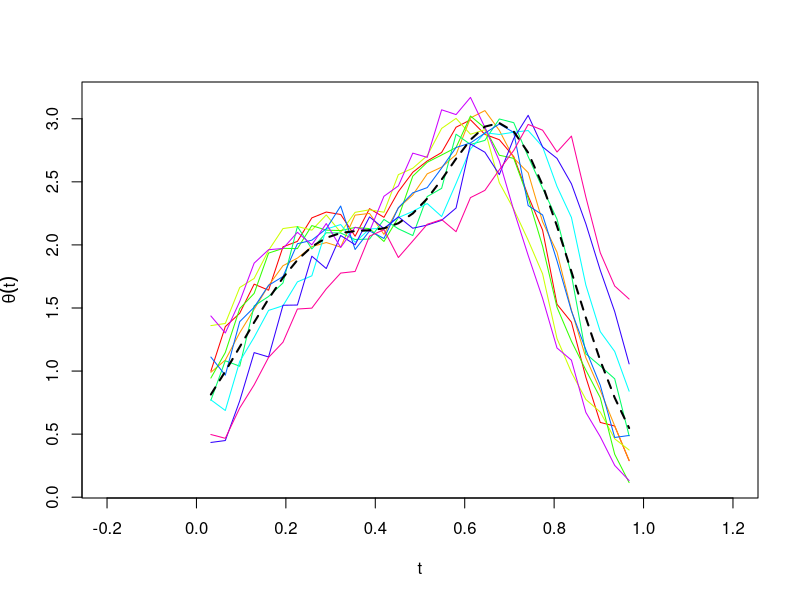

Source code (R): (Note: this script raises an error after producing the figure.)
## ---- chunk 1
# Number of samples
n <- 10 
# Number of observation points
m <- 30 

# Observation points
t <- seq(0, 1, length = m + 2)[2:(m + 1)] 

# Mean function
theta <- function(t) dnorm(t, mean = 0.3, sd = 0.2) + dnorm(t, mean = 0.7, sd = 0.15)

# Generate shifts
w <- runif(n, min = -0.1, max = 0.1)

# Generate data with random shifts
sigma <- 0.1
y <- lapply(w, function(w) {theta(t + w) + rnorm(m, sd = sigma)}) 
t <- lapply(1:n, function(x) t)

# Plot shifted curves
plot(0, 0, xlim = c(-0.2, 1.2), ylim = range(y), type = 'n', xlab = 't', ylab = expression(theta(t)))
for (i in 1:n) lines(t[[i]], y[[i]], col = rainbow(n)[i])
lines(t[[1]], theta(t[[1]]), lwd = 2, lty = 2)
## ---- chunk 2
# library(pavpop)
# Set up basis function
kts <- seq(-0.2, 1.2, length = 15)
basis_fct <- make_basis_fct(kts = kts, intercept = TRUE, order = 3, boundary = c(-0.2, 1.2))

# Set up warp function
warp_fct <- make_warp_fct(type = 'shift')

# Estimate in the model
res <- pavpop(y, t, basis_fct, warp_fct, amp_cov = NULL, warp_cov = NULL, iter = c(1, 5))
## ---- chunk 3
plot(w, res$w, xlab = 'true shifts', ylab = 'estimated shifts')

t_plot <- seq(-0.2, 1.2, length = 100)
plot(0, 0, xlim = c(-0.2, 1.2), ylim = range(y), type = 'n', xlab = 't', ylab = expression(theta(t)))
for (i in 1:n) lines(t[[i]] + res$w[i], y[[i]], col = rainbow(n)[i])
lines(t_plot, basis_fct(t_plot) %*% res$c, lwd = 2, lty = 2)
lines(t_plot, theta(t_plot), lwd = 2, lty = 2)
## ---- chunk 4
# Generate shifts
scale <- 1
w <- rnorm(n, sd = sigma * scale)

# Generate data with random shifts
y <- lapply(1:n, function(i) {theta(t[[i]] + w[i]) + rnorm(m, sd = 0.1)}) 

# Plot shifted curves
plot(0, 0, xlim = c(-0.2, 1.2), ylim = range(y), type = 'n', xlab = 't', ylab = expression(theta(t)))
for (i in 1:n) lines(t[[i]], y[[i]], col = rainbow(n)[i])
lines(t[[1]], theta(t[[1]]), lwd = 2, lty = 2)
## ---- chunk 5
res_no_uncert <- pavpop(y, t, basis_fct, warp_fct, amp_cov = NULL, warp_cov = NULL, iter = c(1, 5))
## ---- chunk 6
warp_cov <- make_cov_fct(id_cov)
res <- pavpop(y, t, basis_fct, warp_fct, amp_cov = NULL, warp_cov = warp_cov, iter = c(5, 5))
## ---- chunk 7
plot(w, res$w, xlab = 'true shifts', ylab = 'estimated shifts')

t_plot <- seq(-0.2, 1.2, length = 100)
plot(0, 0, xlim = c(-0.2, 1.2), ylim = range(y), type = 'n', xlab = 't', ylab = expression(theta(t)))
for (i in 1:n) lines(t[[i]] + res$w[i], y[[i]], col = rainbow(n)[i])
lines(t_plot, basis_fct(t_plot) %*% res$c, lwd = 2, lty = 2)
lines(t_plot, theta(t_plot), lwd = 2, lty = 2)
